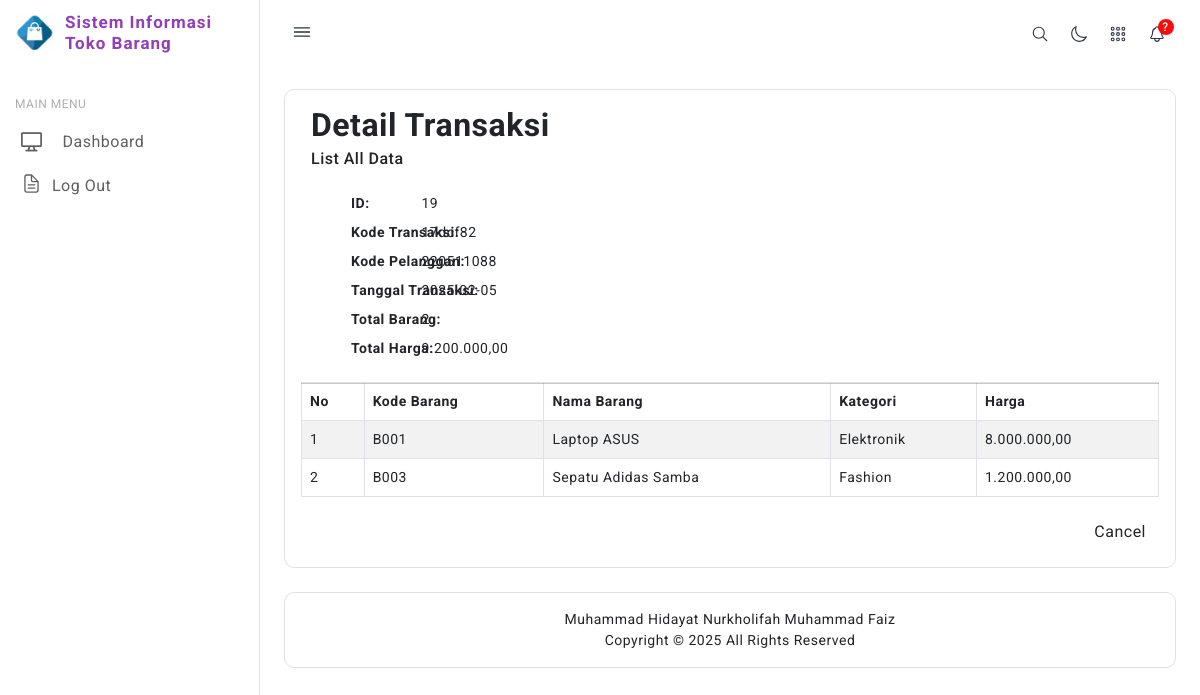
Screenshot of /transaksi/detail.php?id=19 with the database file from the repository.
### tables this page shows
CREATE TABLE `transaksi` (
  `id` int NOT NULL,
  `kode_transaksi` varchar(20) NOT NULL,
  `kode_pelanggan` varchar(20) NOT NULL,
  `tanggal_transaksi` date NOT NULL,
  `dibeli` int NOT NULL DEFAULT '0',
  `total_harga` decimal(10,2) NOT NULL DEFAULT '0.00'
);

CREATE TABLE `detailtransaksi` (
  `id` int NOT NULL,
  `transaksi_id` int NOT NULL,
  `kode_barang` varchar(20) DEFAULT NULL,
  `jumlah` int DEFAULT NULL
);

CREATE TABLE `barang` (
  `id` int NOT NULL,
  `kode_barang` varchar(20) NOT NULL,
  `nama_barang` varchar(100) NOT NULL,
  `kategori` varchar(50) DEFAULT NULL,
  `harga` decimal(10,2) NOT NULL,
  `stok` int NOT NULL,
  `foto` varchar(100) DEFAULT NULL
);

### db/database.php (called while the page is built, shortened)
<?php
class Database {
    private $pdo;
    public function __construct() {
        $dotenv = Dotenv\Dotenv::createImmutable(__DIR__ . "/..");
        $host = $_ENV["DB_HOST"];
        $dbname = $_ENV["DB_DATABASE"];
        $username = $_ENV["DB_USERNAME"];
        $password = $_ENV["DB_PASSWORD"];
        $charset = $_ENV["DB_CHARSET"];
    }
    private function connect($host, $dbname, $username, $password, $charset) {
        try {
            $this->pdo = new PDO("mysql:host={$host};dbname={$dbname};charset={$charset}", $username, $password);
            $this->pdo->setAttribute(PDO::ATTR_ERRMODE, PDO::ERRMODE_EXCEPTION);
        } catch (PDOException $e) {
            die("Database connection failed: " . $e->getMessage());
        }
    }
    public function executeQuery($sql, $params = []) {
        try {
            $stmt = $this->pdo->prepare($sql);
            if ($stmt) {
                $stmt->execute($params);
                return $stmt;
            } else {
                die("Error in query: " . print_r($this->pdo->errorInfo(), true));
            }
        } catch (PDOException $e) {
            die("Database error: " . $e->getMessage());
        }
    }
}

### controllers/Transaksi.php (called while the page is built, shortened)
<?php
include_once('../models/TransaksiModel.php');
class TransaksiController
{
    private $model;
    public function __construct()
    {
        $this->model = new TransaksiModel();
    }
    public function getTransaksi($id)
    {
        return $this->model->getTransaksi($id);
    }
}
?>

### models/TransaksiModel.php (called while the page is built, shortened)
<?php
include_once('../db/database.php');
class TransaksiModel
{
    private $db;
    public function __construct()
    {
        $this->db = new Database();
    }
    public function getTransaksi($id)
    {
        $sql = "SELECT T.*, P.nama
                FROM transaksi T
                LEFT JOIN pelanggan P ON T.kode_pelanggan = P.kode_pelanggan
                WHERE T.id = :id";
        $params = array(":id" => $id);
        return $this->db->executeQuery($sql, $params)->fetchAll(PDO::FETCH_ASSOC);
    }
}
?>

### controllers/Detailtransaksi.php (called while the page is built, shortened)
<?php
include_once('../models/DetailtransaksiModel.php');
class DetailtransaksiController
{
    private $model;
    public function __construct()
    {
        $this->model = new DetailtransaksiModel();
    }
    public function getDetailtransaksiList($id)
    {
        $rows = $this->model->getDetailtransaksiList($id);
        if (count($rows) > 0) {
            return $rows;
        } else {
            return [];
        }
    }
    public function countDetailtransaksi($id)
    {
        return $this->model->countDetailtransaksi($id);
    }
}
?>

### models/DetailtransaksiModel.php (called while the page is built, shortened)
<?php
include_once('../db/database.php');
class DetailtransaksiModel
{
    private $db;
    public function __construct()
    {
        $this->db = new Database();
    }
    public function getDetailtransaksiList($id)
    {
        $sql = "SELECT T.id, T.transaksi_id, T.kode_barang, B.id as idbarang, B.kode_barang, B.nama_barang, B.kategori, B.harga
                FROM detailtransaksi T
                LEFT JOIN barang B ON T.kode_barang = B.kode_barang
                WHERE T.transaksi_id = :transaksi_id";
        $params = array(":transaksi_id" => $id);
        return $this->db->executeQuery($sql, $params)->fetchAll(PDO::FETCH_ASSOC);
    }
    public function countDetailtransaksi($transaksi_id)
    {
        $sql = "SELECT COUNT(*) as jumlah FROM detailtransaksi WHERE transaksi_id = :transaksi_id";
        $params = array(":transaksi_id" => $transaksi_id);
        return $this->db->executeQuery($sql, $params)->fetchColumn();
    }
}
?>

### transaksi/detail.php (the view, shortened to what this page needs)
<?php
include("../controllers/Transaksi.php");
include("../controllers/DetailTransaksi.php");
include("../lib/functions.php");
$transaksi = new TransaksiController();
$obj = new DetailTransaksiController();
if (isset($_GET["id"])) {
    $id = $_GET["id"];
}
$transaksiData = $transaksi->getTransaksi($id);
$detailTransaksiList = $obj->getDetailTransaksiList($id);
$totalItems = $obj->countDetailTransaksi($id);
?>
<div class="header icon-and-heading">
    <h2><strong>Detail Transaksi</strong> <small>List All Data</small></h2>
</div>
<dl class="row mt-3">
    <?php foreach ($transaksiData as $transaksi): ?>
        <dt class="col-sm-3" style="margin-left:50px">ID:</dt>
        <dd class="col-sm-7" style="margin-left:-150px"><?php echo $transaksi['id']; ?></dd>
        <dt class="col-sm-3" style="margin-left:50px">Kode Transaksi:</dt>
        <dd class="col-sm-7" style="margin-left:-150px"><?php echo $transaksi['kode_transaksi']; ?></dd>
        <dt class="col-sm-3" style="margin-left:50px">Kode Pelanggan:</dt>
        <dd class="col-sm-7" style="margin-left:-150px"><?php echo $transaksi['kode_pelanggan']; ?></dd>
        <dt class="col-sm-3" style="margin-left:50px">Tanggal Transaksi:</dt>
        <dd class="col-sm-7" style="margin-left:-150px"><?php echo $transaksi['tanggal_transaksi']; ?></dd>
        <dt class="col-sm-3" style="margin-left:50px">Total Barang:</dt>
        <dd class="col-sm-7" style="margin-left:-150px"><?php echo $totalItems; ?></dd>
        <dt class="col-sm-3" style="margin-left:50px">Total Harga:</dt>
        <dd class="col-sm-7" style="margin-left:-150px"><?php echo number_format($transaksi['total_harga'], 2, ',', '.'); ?></dd>
    <?php endforeach; ?>
</dl>
<hr style="margin-bottom:-2px;"/>
<table class="table table-bordered table-striped">
    <thead>
        <tr>
            <th>No</th>
            <th>Kode Barang</th>
            <th>Nama Barang</th>
            <th>Kategori</th>
            <th>Harga</th>
        </tr>
    </thead>
    <tbody>
        <?php if (!empty($detailTransaksiList)): ?>
            <?php $i = 1; ?>
            <?php foreach ($detailTransaksiList as $barang): ?>
                <tr>
                    <td><?php echo $i; ?></td>
                    <td><?php echo $barang['kode_barang']; ?></td>
                    <td><?php echo $barang['nama_barang']; ?></td>
                    <td><?php echo $barang['kategori']; ?></td>
                    <td><?php echo number_format($barang['harga'], 2, ',', '.'); ?></td>
                </tr>
                <?php $i++; ?>
            <?php endforeach; ?>
        <?php else: ?>
            <tr><td colspan="6">No details found for this transaction.</td></tr>
        <?php endif; ?>
    </tbody>
</table>
<form name="formStatus" method="POST" action="">
    <div class="d-flex justify-content-end mt-3 gap-2">
        <a href="../transaksi/index.php" class="btn btn-large btn-default">Cancel</a>
    </div>
</form>

### themes/fobia/assets/css/style.css (style rules this page uses)
body { color: #4c5258; font-size: 14px; letter-spacing: .5px; background-color: #ffffff; overflow-x: hidden; font-family: Roboto, sans-serif; }
a { color: #923eb9; text-decoration: none; }
::placeholder { opacity: 0.5 !important; }

### themes/fobia/header.php (style rules this page uses)
h2 strong { display: block; }
h2 small { display: block; font-size: 0.5em; margin-top: 5px; }
.icon-and-heading { display: inline-flex; align-items: center; }

### rows the page displays
transaksi: id "19", kode_transaksi "17dcf82", kode_pelanggan "220511088", tanggal_transaksi "2025-02-05", totalItems "2", total_harga "9.200.000,00"
detailtransaksi: barang.kode_barang "B001", barang.nama_barang "Laptop ASUS", barang.kategori "Elektronik", barang.harga "8.000.000,00"
detailtransaksi: barang.kode_barang "B003", barang.nama_barang "Sepatu Adidas Samba", barang.kategori "Fashion", barang.harga "1.200.000,00"
